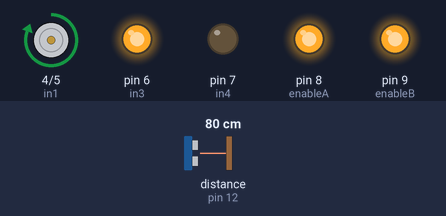
Simulated run of this sketch. Board: Arduino Uno, built with avr-gcc and run on an emulated ATmega328P. Shown: motor-driver pin pairs drawn as motors (green arrow = first pin HIGH = forward, orange = second pin HIGH = backward, longer = more drive), output pins drawn as LEDs (lit = HIGH). The inputs (shaded band) are chosen by the test bench; at power-on: distance to the obstacle (sensor on pin 12) 80 cm. The echo pulse lasts 58.3 µs per cm.

Above: at 1.2 s.
1.3 s: distance to the obstacle (sensor on pin 12) set to 19 cm
2.8 s: distance to the obstacle (sensor on pin 12) set to 14 cm
At 3.6 s:
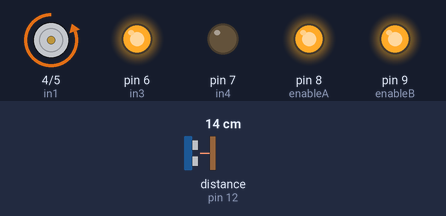
4.3 s: distance to the obstacle (sensor on pin 12) set to 18 cm
At 4.6 s:
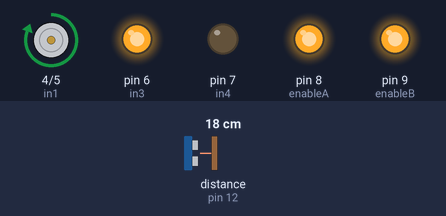
5.8 s: distance to the obstacle (sensor on pin 12) set to 2 cm
At 7.0 s:
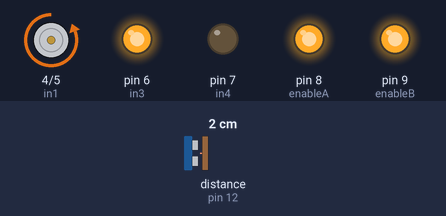
Timing chart, 0 to 8.3 s (numbered marks = the images above; inputs shaded):
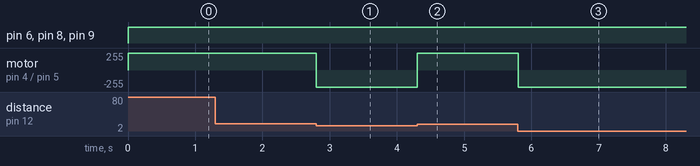

Measured:
- the behaviour switches between 17 and 16 cm on distance to the obstacle (sensor on pin 12) (found by bisection; images 0 and 1)
- after the input at 1.3 s, every drawn part: stays the same
- after the input at 2.8 s, motor on pin 4 (in1) / pin 5 (in2): forward 255/255 → backward 255/255 at once
- after the input at 4.3 s, motor on pin 4 (in1) / pin 5 (in2): backward 255/255 → forward 255/255 at once
- after the input at 5.8 s, motor on pin 4 (in1) / pin 5 (in2): forward 255/255 → backward 255/255 at once

The sketch:

ultrassonico.ino
```cpp
#include <Ultrasonic.h>

#define trig  13
#define echo 12
#define in1  4
#define in2  5
#define in3  6
#define in4  7
#define enableA  8
#define enableB  9

Ultrasonic ultrasonic(trig, echo);


void setup(){
  pinMode(enableA, OUTPUT);
  pinMode(enableB, OUTPUT);
  pinMode(in1, OUTPUT);
  pinMode(in2, OUTPUT);
  pinMode(in3, OUTPUT);
  pinMode(in4, OUTPUT);

  Serial.begin(9600);
 }


void desviar(){
  digitalWrite(in1, LOW);
  digitalWrite(in2, HIGH);
  digitalWrite(in3, HIGH);
  digitalWrite(in4, LOW);
  analogWrite(enableA, 255);
  analogWrite(enableB, 255);
}

void seguir(){
  digitalWrite(in1, HIGH);
  digitalWrite(in2, LOW);
  digitalWrite(in3, HIGH);
  digitalWrite(in4, LOW);
  analogWrite(enableA, 255);
  analogWrite(enableB, 255);
}


int distancia(){
  int _time = ultrasonic.timing();
  int cmMsec = ultrasonic.convert(_time, Ultrasonic::CM);
  return cmMsec;
}


void loop(){

int resultado  = distancia();

  if(resultado > 15){
   seguir();
  } else{
    while(resultado <= 15) {
      desviar();
      resultado  = distancia();
    }
  }
}
```
